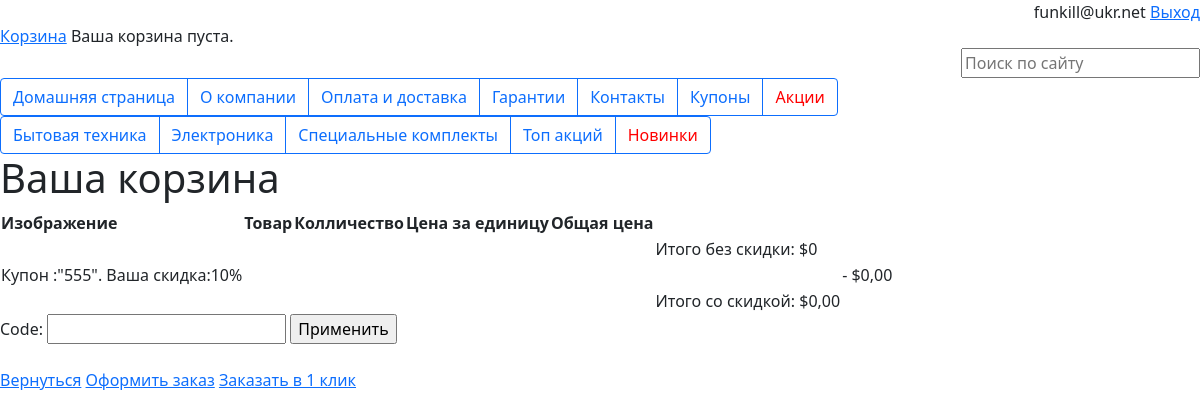
Page /korzina/korzina/ (signed in) on the committed database.
### main/models.py (models this page shows)
class User(AbstractUser):
    email = models.EmailField(_('email address'), unique=True)
    tel = models.CharField(max_length=11, blank=True)
    USERNAME_FIELD = 'email'
    REQUIRED_FIELDS = ['username']

### orders/models.py (models this page shows, shortened)
class Kupon(models.Model):
    code = models.CharField(max_length=50, unique=True)
    valid_from = models.DateTimeField()
    valid_to = models.DateTimeField()
    discount = models.IntegerField(validators=[MinValueValidator(0), MaxValueValidator(100)])
    active = models.BooleanField()

### korzina/views.py (the view)
# urls.py: path('korzina/', views.korzina_detail, name='korzina_detail'),
def korzina_detail(request):
    korzina = Korzina(request)
    for item in korzina:
        item['update_quantity_form'] = KorzinaAddProductForm(
            initial={'quantity': item['quantity'],
                     'update': True})
    kupon_form = KuponForm()
    return render(request,
                  'korzina/detail.html',
                  {'korzina': korzina,
                   'kupon_form': kupon_form})

### orders/forms.py
class KuponForm(forms.Form):
    code = forms.CharField()

### korzina/context_processors.py (called while the page is built)
def korzina(request):
    return {'korzina': Korzina(request)}

### korzina/korzina.py (called while the page is built)
    def __iter__(self):
        product_ids = self.korzina.keys()
        products = Product.objects.filter(id__in=product_ids)
        for product in products:
            self.korzina[str(product.id)]['product'] = product
        for item in self.korzina.values():
            item['price'] = Decimal(item['price'])
            item['total_price'] = item['price'] * item['quantity']
            yield item

    def __len__(self):
        return sum(item['quantity'] for item in self.korzina.values())

    def get_total_price(self):
        return sum(Decimal(item['price']) * item['quantity'] for item in
                   self.korzina.values())

    @property
    def kupon(self):
        if self.kupon_id:
            return Kupon.objects.get(id=self.kupon_id)
        return None

    def get_discount(self):
        if self.kupon:
            return (self.kupon.discount / Decimal('100')) * self.get_total_price()
        return Decimal('0')

    def get_total_price_after_discount(self):
        return self.get_total_price() - self.get_discount()

### korzina/templates/korzina/detail.html (shortened to what this page needs)
{% extends 'start.html' %}
{% load static %}
{% block content %}
    <h1>Ваша корзина</h1>
    <table >
        <thead>
        <tr>
            <th>Изображение</th>
            <th>Товар</th>
            <th>Колличество</th>
            <th>Цена за единицу</th>
            <th>Общая цена</th>
        </tr>
        </thead>
        <tbody>
                        <tr >
                        {% if korzina.kupon %}
                        <td colspan="8"></td>
                        <td>Итого без скидки: ${{ korzina.get_total_price }}</td>
                    </tr>
                    <tr>
                        <td>
                            Купон :"{{ korzina.kupon.code }}".
                             Ваша скидка:{{ korzina.kupon.discount }}%
                        </td>
                        <td colspan="8"></td>
                            <td>
                            - ${{ korzina.get_discount|floatformat:"2" }}
                            </td>
                        </tr>
                        <td colspan="8"></td>
                        <td >
                            Итого со скидкой: ${{ korzina.get_total_price_after_discount|floatformat:"2" }}
                        </td>
                        {% endif %}
        </tbody>
    </table>
        <div>
            <form action="{% url 'orders:kupon_activate' %}" method="POST">
                {{ kupon_form }}
                <input type="submit" value="Применить">
            </form>
        </div>
    <br>
        <p >
            <a href="{% url 'home' %}" class="button light">Вернуться</a>
            <a href="{% url 'orders:order_create' %}" class="button">Оформить заказ</a>
            <a href="{% url 'orders:create_1click' %}" class="button">Заказать в 1 клик</a>
        </p>
{% endblock %}

### templates/start.html (shortened to what this page needs)
<!DOCTYPE html>
{% load static %}
<html lang="en">
<head class="container">
    <link rel="stylesheet" href="https://cdn.jsdelivr.net/npm/bootstrap@5.1.3/dist/css/bootstrap.min.css"
>
    <link rel="stylesheet" href="{% static 'css/style.css' %}">
    <div align="right">
        {{user}}
        {% if user.is_authenticated %}
        <a href="{% url 'main:logout' %}">Выход</a>
        {% else %}
        <a href="{% url 'main:login' %}">Вход</a> | <a href="{% url 'main:register' %}">Регистрация</a>
        {%endif%}
    </div>
    <div>
        <a href="{% url 'korzina:korzina_detail' %}">Корзина</a>
        {% with total_items=korzina|length %}
        {% if korzina|length > 0 %}
        Ваша корзина:
        <a href="{% url 'korzina:korzina_detail' %}">
            {{ total_items }} товар{{ total_items|pluralize:"ов" }},
            ${{ korzina.get_total_price }}
        </a>
        {% else %}
        Ваша корзина пуста.
        {% endif %}
        {% endwith %}
    </div>
    <div align="right">
        <form action="{% url 'main:search_results' %}" method="GET">
            <input name="q" type="text" placeholder="Поиск по сайту ">
        </form>
    </div>
    <div class="btn-group">
        <a href="{% url 'home' %}" class="btn btn-outline-primary">Домашняя страница</a>
        <a href="#" class="btn btn-outline-primary">О компании</a>
        <a href="#" class="btn btn-outline-primary">Оплата и доставка</a>
        <a href="#" class="btn btn-outline-primary">Гарантии</a>
        <a href="#" class="btn btn-outline-primary">Контакты</a>
        <a href="#" class="btn btn-outline-primary"> Купоны </a>
        <a href="#" class="btn btn-outline-primary" style="color:red"> Акции </a>
    </div>
    <div class="btn-group">
        <a href="{% url 'main:category_list' slug='бытовая-техника' %}" class="btn btn-outline-primary">Бытовая техника</a>
        <a href="{% url 'main:category_list'  slug='electronics'%}" class="btn btn-outline-primary">Электроника</a>
        <a href="{% url 'main:twice_product'  %}" class="btn btn-outline-primary">Специальные
                комплекты</a>
        <a href="{% url 'main:category_list' slug='electronics' %}" class="btn btn-outline-primary">Топ акций</a>
        <a href="{% url 'main:category_list'  slug='electronics'%}" class="btn btn-outline-primary" style="color:red">Новинки</a>
    </div>
</head>
<body>
{% block content %}{% endblock %}
</body>
</html>

### rows in the picture
User: is_active+password+email "funkill@ukr.net"
Kupon: kupon.code "555", kupon.discount "10", get_discount "0,00", get_total_price_after_discount "0,00"

### other values in the picture
{{ korzina.get_total_price }} "0"
